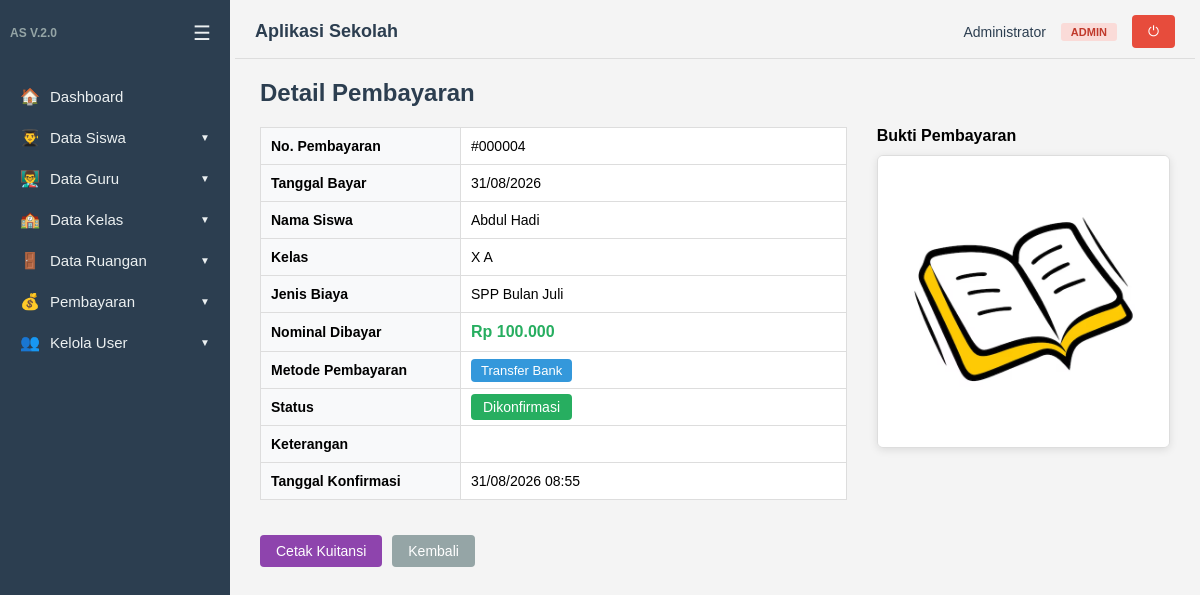
The app's page /pembayaran/detail_pembayaran.php?id=4 (signed in) with its own data.
### tables this page shows
CREATE TABLE `pembayaran` (
  `id` int(11) NOT NULL,
  `id_siswa` int(11) NOT NULL,
  `id_aturan` int(11) NOT NULL,
  `nominal_bayar` int(11) NOT NULL,
  `metode_bayar` enum('cash','transfer','ewallet') NOT NULL,
  `bukti_bayar` varchar(255) DEFAULT NULL,
  `status` enum('belum','pending','dikonfirmasi','ditolak') NOT NULL DEFAULT 'belum',
  `keterangan` text DEFAULT NULL,
  `catatan_admin` text DEFAULT NULL,
  `tanggal_bayar` date NOT NULL,
  `tanggal_konfirmasi` datetime DEFAULT NULL,
  `created_at` timestamp NOT NULL DEFAULT current_timestamp()
);

CREATE TABLE `datasiswa` (
  `id` int(5) NOT NULL,
  `nama` varchar(50) NOT NULL,
  `status` enum('aktif','tidak aktif') NOT NULL DEFAULT 'aktif',
  `tanggal_lahir` date NOT NULL,
  `alamat` varchar(100) NOT NULL,
  `foto` varchar(100) DEFAULT NULL,
  `id_kelas` int(11) DEFAULT NULL
);

CREATE TABLE `datakelas` (
  `id_kelas` int(11) NOT NULL,
  `namakelas` varchar(100) NOT NULL,
  `tingkat` enum('X','XI','XII') NOT NULL,
  `tahunajaran` varchar(20) NOT NULL,
  `idguru` int(11) DEFAULT NULL,
  `idsiswa` int(11) DEFAULT NULL,
  `idruang` int(11) DEFAULT NULL
);

CREATE TABLE `aturan_pembayaran` (
  `id` int(11) NOT NULL,
  `nama_biaya` varchar(100) NOT NULL,
  `nominal` int(11) NOT NULL,
  `keterangan` text DEFAULT NULL,
  `target` enum('semua','kelas','tingkat','siswa') NOT NULL DEFAULT 'semua',
  `target_id` text DEFAULT NULL,
  `created_at` timestamp NOT NULL DEFAULT current_timestamp()
);

### pembayaran/detail_pembayaran.php (the view, shortened to what this page needs)
<?php
include dirname(__DIR__) . '/auth.php';
$id = isset($_GET['id']) ? (int)$_GET['id'] : 0;
$query = "SELECT p.*, s.nama as nama_siswa, s.alamat as alamat_siswa, k.namakelas,
          a.nama_biaya, a.nominal as nominal_aturan, a.keterangan as keterangan_biaya
          FROM pembayaran p
          LEFT JOIN datasiswa s ON p.id_siswa = s.id
          LEFT JOIN datakelas k ON s.id_kelas = k.id_kelas
          LEFT JOIN aturan_pembayaran a ON p.id_aturan = a.id
          WHERE p.id = $id";
$data = mysqli_query($koneksi, $query);
$pembayaran = mysqli_fetch_assoc($data);
$statusColor = [
    'belum' => '#95a5a6',
    'pending' => '#f39c12',
    'dikonfirmasi' => '#27ae60',
    'ditolak' => '#e74c3c'
];
$metodeLabel = [
    'cash' => 'Cash (Tunai)',
    'transfer' => 'Transfer Bank',
    'ewallet' => 'E-Wallet'
];
$backUrl = BASE_URL . '/pembayaran/bayar.php';
if (hasRole(['admin', 'kepala'])) {
    $backUrl = BASE_URL . '/pembayaran/konfirmasi.php';
}
include dirname(__DIR__) . '/layout/header.php';
?>
<h2>Detail Pembayaran</h2>
<div style="display: flex; gap: 30px; flex-wrap: wrap;">
    <div style="flex: 2; min-width: 300px;">
        <table style="width:100%; border-collapse:collapse;">
            <tr>
                <td style="padding:10px; font-weight:bold; width:200px; background:#f8f9fa;">No. Pembayaran</td>
                <td style="padding:10px;">#<?= str_pad($pembayaran['id'], 6, '0', STR_PAD_LEFT) ?></td>
            </tr>
            <tr>
                <td style="padding:10px; font-weight:bold; background:#f8f9fa;">Tanggal Bayar</td>
                <td style="padding:10px;"><?= date('d/m/Y', strtotime($pembayaran['tanggal_bayar'])) ?></td>
            </tr>
            <tr>
                <td style="padding:10px; font-weight:bold; background:#f8f9fa;">Nama Siswa</td>
                <td style="padding:10px;"><?= htmlspecialchars($pembayaran['nama_siswa'] ?? '-') ?></td>
            </tr>
            <tr>
                <td style="padding:10px; font-weight:bold; background:#f8f9fa;">Kelas</td>
                <td style="padding:10px;"><?= htmlspecialchars($pembayaran['namakelas'] ?? '-') ?></td>
            </tr>
            <tr>
                <td style="padding:10px; font-weight:bold; background:#f8f9fa;">Jenis Biaya</td>
                <td style="padding:10px;"><?= htmlspecialchars($pembayaran['nama_biaya'] ?? '-') ?></td>
            </tr>
            <tr>
                <td style="padding:10px; font-weight:bold; background:#f8f9fa;">Nominal Dibayar</td>
                <td style="padding:10px; font-weight:bold; font-size:16px; color:#27ae60;">Rp <?= number_format($pembayaran['nominal_bayar'], 0, ',', '.') ?></td>
            </tr>
            <tr>
                <td style="padding:10px; font-weight:bold; background:#f8f9fa;">Metode Pembayaran</td>
                <td style="padding:10px;">
                    <span style="padding:4px 10px; border-radius:4px; background:#3498db; color:#fff; font-size:13px;">
                        <?= $metodeLabel[$pembayaran['metode_bayar']] ?? $pembayaran['metode_bayar'] ?>
                    </span>
                </td>
            </tr>
            <tr>
                <td style="padding:10px; font-weight:bold; background:#f8f9fa;">Status</td>
                <td style="padding:10px;">
                    <span style="padding:5px 12px; border-radius:4px; background:<?= $statusColor[$pembayaran['status']] ?>; color:#fff;">
                        <?= ucfirst(str_replace('_', ' ', $pembayaran['status'])) ?>
                    </span>
                </td>
            </tr>
            <tr>
                <td style="padding:10px; font-weight:bold; background:#f8f9fa;">Keterangan</td>
                <td style="padding:10px;"><?= htmlspecialchars($pembayaran['keterangan'] ?? '-') ?></td>
            </tr>
            <?php if ($pembayaran['tanggal_konfirmasi']) : ?>
            <tr>
                <td style="padding:10px; font-weight:bold; background:#f8f9fa;">Tanggal Konfirmasi</td>
                <td style="padding:10px;"><?= date('d/m/Y H:i', strtotime($pembayaran['tanggal_konfirmasi'])) ?></td>
            </tr>
            <?php endif; ?>
        </table>
    </div>
    <div style="flex: 1; min-width: 200px;">
        <h4 style="margin-bottom:10px;">Bukti Pembayaran</h4>
        <?php if ($pembayaran['bukti_bayar']) : ?>
            <img src="<?= BASE_URL; ?>/uploads/bukti_bayar/<?= $pembayaran['bukti_bayar'] ?>" width="100%" style="border-radius:6px; border:1px solid #ddd; box-shadow:0 2px 8px rgba(0,0,0,.1);">
        <?php else : ?>
            <div style="padding:30px; background:#f8f9fa; border-radius:6px; text-align:center; border:1px dashed #ddd;">
                <p style="color:#95a5a6;">Tidak ada bukti pembayaran</p>
            </div>
        <?php endif; ?>
    </div>
</div>
<div style="margin-top:20px; display:flex; gap:10px;">
    <?php if ($pembayaran['status'] === 'dikonfirmasi') : ?>
        <a class="btn" href="kuitansi.php?id=<?= $pembayaran['id'] ?>" target="_blank" style="background:#8e44ad;">Cetak Kuitansi</a>
    <?php endif; ?>
    <a class="btn" href="<?= $backUrl ?>" style="background:#95a5a6;">Kembali</a>
</div>
<?php include dirname(__DIR__) . '/layout/footer.php'; ?>

### layout/header.php (style rules this page uses)
* { box-sizing: border-box; margin: 0; padding: 0; }
body { font-family: Arial, Helvetica, sans-serif; background: #f4f4f4; display: flex; min-height: 100vh; }
h2 { margin-bottom: 20px; color: #2c3e50; }
table { border-collapse: collapse; width: 100%; background: #fff; margin-bottom: 15px; }
table th, table td { border: 1px solid #ddd; padding: 9px 12px; text-align: left; font-size: 14px; }
.btn { display: inline-block; background: #3498db; color: #fff; border: 0; padding: 8px 16px; border-radius: 4px; cursor: pointer; text-decoration: none; font-size: 14px; }

### records on screen
pembayaran: id "000004", tanggal_bayar "31/08/2026", id_siswa.nama "Abdul Hadi", datakelas.namakelas "X A", id_aturan.nama_biaya "SPP Bulan Juli", nominal_bayar "100.000", metode_bayar "Transfer Bank", status "Dikonfirmasi", tanggal_konfirmasi "31/08/2026 08:55", bukti_bayar (picture)

### other values on screen
$item['icon'] "🏠"
$item['label'] "Dashboard"
$item['icon'] "👨‍🎓"
$item['label'] "Data Siswa"
$item['icon'] "👨‍🏫"
$item['label'] "Data Guru"
$item['icon'] "🏫"
$item['label'] "Data Kelas"
$item['icon'] "🚪"
$item['label'] "Data Ruangan"
$item['icon'] "💰"
$item['label'] "Pembayaran"
$item['icon'] "👥"
$item['label'] "Kelola User"
$user['nama_lengkap'] "Administrator"
